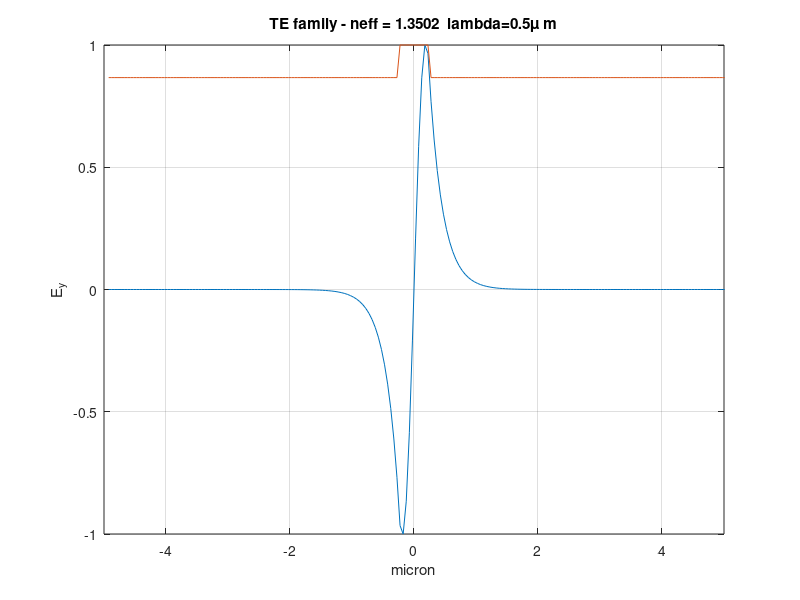

This chart was generated by the following MATLAB code:
% Electromagnetism course - A.Y. 2024/2025
%
% Name: Alessandro 
% Surname: Crotti   
% Registration number: 2149762
%
% FDM based modal-solver for TE family modes
%
% 
% input section

close all
clear all

lambda = 0.5;   % wave length in vacuum [um]
nco    = 1.50;   % refractive index of the guiding slab
ncl    = 1.30;   % refractive index of the cladding
lx     = 10.0;   % transverse width [um]
np     = 200;    % samples number
a      = 0.25;   % half width of the guiding slab [um]

k0 = 2*pi/lambda; % wave number in vacuum
dx = lx/np;       % transverse mesh size
hx = 1/dx.^2;     % to be used in FD equivalent of the second spatial derivative
% building the refractive index profile

for i=1:np
  x(i) = -lx./2 + dx./2 + i.*dx;
  if abs(x(i)) <= a
    n02(i) = nco.^2;
  else
    n02(i) = ncl.^2;
  end
end

% building A matrix

for i=1:np-1
  A(i,i+1) = hx; % upper diagonal elements
  A(i+1,i) = hx; % lower diagonal elements
end

for i=1:np
  A(i,i) = (k0^2 * n02(i)) - 2*hx;%....complete here; % principal diagonal elements <========================================================================
end

% solving the eigenvalue problem

[V, D] = eig(A);

%  post-processing for eliminating spurious solutions

j = 0;
for i=np:-1:1
  beta2 = D(i,i);
  if real(beta2) > 0 %  ... complete here % eigenvalue must be real and positive for guided modes <========================================================================
    tneff = sqrt(beta2)./k0; % calculate the effective index
    % if effective index is in between the refractive index of
    % the core and the cladding then is a guided mode
    if ncl <= tneff & tneff <= nco%if .... complete here <========================================================================
       i
       tneff
       j = j + 1;
       neff(j) = tneff;
       norm = max(abs(V(:,i)));
       scale=1.;
       if abs(min(V(:,i))) > abs(max(V(:,i)))
	      scale=-1.;
       end
       plot(x,scale.*V(:,i)./norm,x,sqrt(n02)./nco);
       axis([-lx/2 lx/2 -1 1])
       xlabel('micron');
       ylabel('E_y');
       title(['TE family - ','neff = ',num2str(tneff),'  lambda=',num2str(lambda),'\mu m']);
       grid
      pause
    end
  end
end


